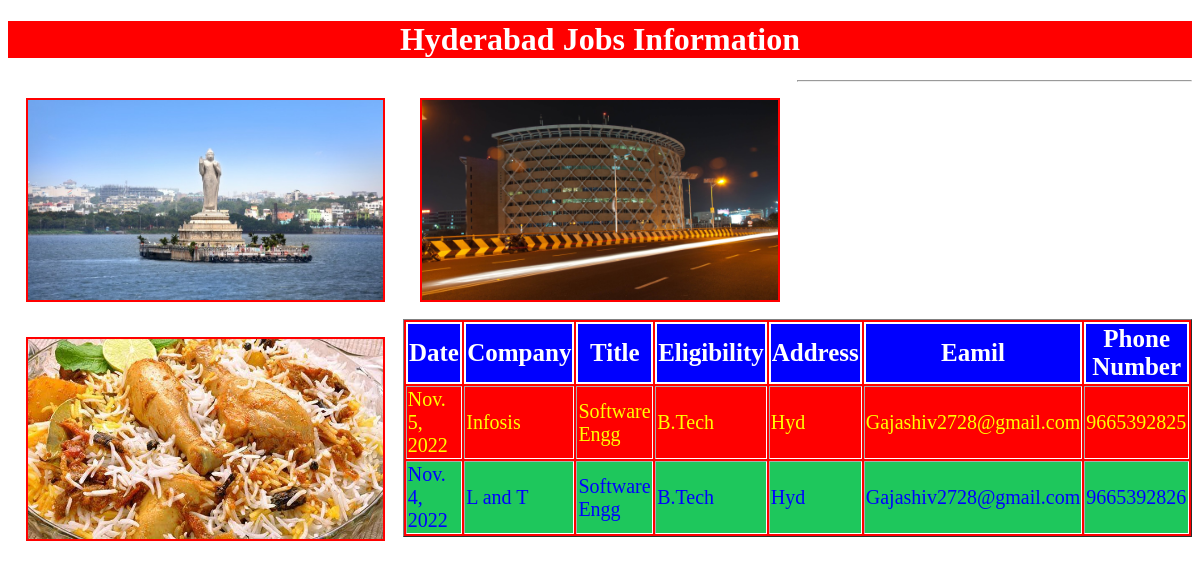
Screenshot of /hydjobsinfo with the database file from the repository.
### testapp/models.py (models this page shows)
class HydJobs(models.Model):
    date = models.DateField()
    company = models.CharField(max_length=100)
    title = models.CharField(max_length=100)
    eligibility = models.CharField(max_length=100)
    address = models.CharField(max_length=100)
    email = models.EmailField()
    phonenumber = models.BigIntegerField()

### testapp/views.py (the view)
# urls.py: path('hydjobsinfo', views.hydjobs_view),
def hydjobs_view(request):
    jobs_list = HydJobs.objects.all()
    my_dict = {'jobs_list':jobs_list}
    return render(request,'testapp/hydjobs.html',context=my_dict)

### templates/testapp/hydjobs.html (shortened to what this page needs)
<!DOCTYPE html>
{% load static %}
<html lang="en" dir="ltr">
  <head>
    <link rel="stylesheet" href="{% static "css/jobs67.css" %}">
    <link rel="stylesheet" href="{% static "css/xyz.css" %}">
</head>
  <body>
    <h1>Hyderabad Jobs Information</h1>
    <img src="{% static "images/hyd1.jpg" %}" alt="">
    <img src="{% static "images/hyd2.jpg" %}" alt="">
    <img src="{% static "images/hyd3.jpg" %}" alt="">
    <hr>
    {% if jobs_list %}
    <table border=1>
      <thead>
         <th>Date</th>
         <th>Company</th>
         <th>Title</th>
         <th>Eligibility</th>
         <th>Address</th>
         <th>Eamil</th>
         <th>Phone Number</th>
      </thead>
      {% for job in jobs_list %}
      <tr>
        <td>{{job.date}}</td>
        <td>{{job.company}}</td>
        <td>{{job.title}}</td>
        <td>{{job.eligibility}}</td>
        <td>{{job.address}}</td>
        <td>{{job.email}}</td>
        <td>{{job.phonenumber}}</td>
      </tr>
      {% endfor %}
    </table>
    {% else %}
      <p id='specialp'>No Jobs found in Hyderabad</p>
    {% endif %}
  </body>
</html>

### static/css/jobs67.css (style rules this page uses)
body { background: url(https://images.unsplash.com/photo-1531264243361-d746dd2918a3?ixid=MnwxMjA3fDB8MHxwaG90by1wYWdlfHx8fGVufDB8fHx8&ixlib=rb-1.2.1&auto=format&fit=crop&w=890&q=80); background-repeat: no-repeat; background-size: cover; }
html { height: 100%; }
h1 { color:white; text-align: center; background: red; }
img { height: 200px; width: 30%; margin: 1.5%; float:left; border: 2px solid red; }

### static/css/xyz.css (style rules this page uses)
table { color: yellow; background: red; margin: auto; font-size: 20px; }
tr,thead { border:2px solid white; }
thead,th { color:white; border: 2px solid white; font-size: 25px; margin:auto; background: blue; }
tr:nth-of-type(even) { background: #1ec75c; color:blue; }

### rows the page displays
HydJobs: date "Nov. 5, 2022", company "Infosis", title "Software Engg", eligibility "B.Tech", address "Hyd", email "Gajashiv2728@gmail.com", phonenumber "9665392825"
HydJobs: date "Nov. 4, 2022", company "L and T", title "Software Engg", eligibility "B.Tech", address "Hyd", email "Gajashiv2728@gmail.com", phonenumber "9665392826"
